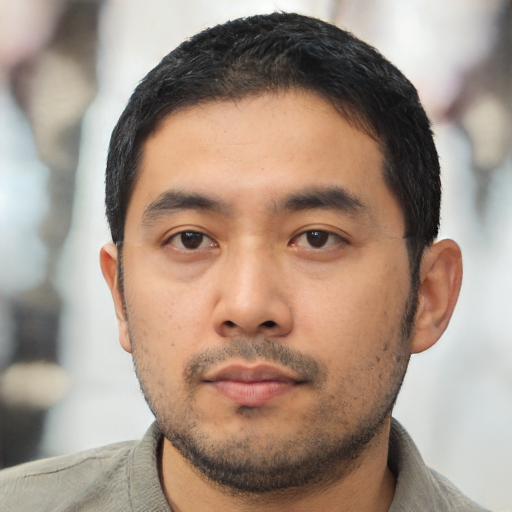
#> input picture teste.jpg, 1024 x 1024 px (shown at 1/2 size)
$ python professor.py
#> lines starting #> are read from the running program, lines starting #| are printed output that depends on the picture
### utils.py
import numpy as np
import matplotlib.pyplot as plt
import cv2
from scipy.fftpack import dctn, idctn


def aplicar_fft(img):
    # Criar o array de fft
    fft = np.zeros_like(img).astype(np.complex128)

    # Realize a FFT (Transformada Rápida de Fourier) em cada canal de cor da imagem de entrada
    fft[:, :, 0] = np.fft.fft2(
        img[:, :, 0].copy().astype(np.float64) - 128, norm="ortho"
    )
    fft[:, :, 1] = np.fft.fft2(
        img[:, :, 1].copy().astype(np.float64) - 128, norm="ortho"
    )
    fft[:, :, 2] = np.fft.fft2(
        img[:, :, 2].copy().astype(np.float64) - 128, norm="ortho"
    )
    return fft


def aplicar_ifft(fft):
    # Inicialize uma matriz para armazenar a nova imagem após a inversa da FFT
    new_img = np.zeros(fft.shape).astype(np.complex128)

    # Realize a inversa da FFT em cada canal de cor para reconstruir a imagem
    new_img[:, :, 0] = np.fft.ifft2(fft[:, :, 0], norm="ortho") + 128
    new_img[:, :, 1] = np.fft.ifft2(fft[:, :, 1], norm="ortho") + 128
    new_img[:, :, 2] = np.fft.ifft2(fft[:, :, 2], norm="ortho") + 128

    return new_img


def superdimensionar_fft(fft_low_res, high_res):
    # Calcule a metade da resolução para a imagem de baixa resolução
    low_res = fft_low_res.shape[:-1]
    half_res = [int(val / 2) for val in low_res]
    top_res = [high_res[i] - low_res[i] + half_res[i] for i in range(2)]

    # Inicialize uma matriz para armazenar a FFT reconstruída para a imagem de baixa resolução
    # (Upscaling pela interpolação de Fourier)
    reconstructed_fft = np.zeros(list(high_res) + [3]).astype(np.complex128)

    # Itere sobre os canais de cor (R, G, B)
    for i in range(3):
        # Copie os valores da FFT do canto superior esquerdo até o limite de baixa resolução
        reconstructed_fft[: half_res[0], : half_res[1], i] = fft_low_res[
            : half_res[0], : half_res[1], i
        ]
        # Copie os valores da FFT do canto superior esquerdo até o canto inferior direito
        # na região de baixa resolução
        reconstructed_fft[: half_res[0], top_res[1] :, i] = fft_low_res[
            : half_res[0], half_res[1] :, i
        ]
        # Copie os valores da FFT do canto inferior esquerdo até o canto superior direito
        # na região de baixa resolução
        reconstructed_fft[top_res[0] :, : half_res[1], i] = fft_low_res[
            half_res[0] :, : half_res[1], i
        ]
        # Copie os valores da FFT do canto inferior esquerdo até o canto inferior direito
        # na região de baixa resolução
        reconstructed_fft[top_res[0] :, top_res[1] :, i] = fft_low_res[
            half_res[0] :, half_res[1] :, i
        ]

    return reconstructed_fft


def subdimensionar_fft(fft_high_res, low_res):
    # Calcule a metade da resolução para a imagem de baixa resolução
    high_res = fft_high_res.shape[:-1]
    half_res = [int(val / 2) for val in low_res]
    top_res = [high_res[i] - low_res[i] + half_res[i] for i in range(2)]

    # Inicialize uma matriz para armazenar a FFT reconstruída para a imagem de baixa resolução
    # (Downscaling pela interpolação de Fourier)
    reconstructed_fft = np.zeros(list(low_res) + [3]).astype(np.complex128)

    # Itere sobre os canais de cor (R, G, B)
    for i in range(3):
        # Copie os valores da FFT do canto superior esquerdo até o limite de baixa resolução
        reconstructed_fft[: half_res[0], : half_res[1], i] = fft_high_res[
            : half_res[0], : half_res[1], i
        ]
        # Copie os valores da FFT do canto superior esquerdo até o canto inferior direito
        # na região de baixa resolução
        reconstructed_fft[: half_res[0], half_res[1] :, i] = fft_high_res[
            : half_res[0], top_res[1] :, i
        ]
        # Copie os valores da FFT do canto inferior esquerdo até o canto superior direito
        # na região de baixa resolução
        reconstructed_fft[half_res[0] :, : half_res[1], i] = fft_high_res[
            top_res[0] :, : half_res[1], i
        ]
        # Copie os valores da FFT do canto inferior esquerdo até o canto inferior direito
        # na região de baixa resolução
        reconstructed_fft[half_res[0] :, half_res[1] :, i] = fft_high_res[
            top_res[0] :, top_res[1] :, i
        ]

    return reconstructed_fft


# Definir uma função para a Transformada Cosseno Discreta 2D (DCT)
# [23 lines left out: functions dct2, block_dct, not called in this run]


# Definir uma função para a Transformada Cosseno Inversa Discreta 2D (IDCT)
def idct2(a):
    return np.clip(np.round(idctn(a, norm="ortho") + 128), 0, 255).astype(np.uint8)


# Definir uma função para realizar IDCT em blocos em uma imagem
# [55 lines left out: functions block_idct, dct_img, idct_img, not called in this run]


# Definir uma função para converter uma imagem para o espaço de cor LAB
def converter_lab(img: np.ndarray):
    return cv2.cvtColor(img, cv2.COLOR_RGB2LAB)


# Definir uma função para converter uma imagem de LAB para RGB
def converter_rgb(img: np.ndarray):
    return cv2.cvtColor(img, cv2.COLOR_LAB2RGB)


# Definir uma função para subamostragem de croma
# [8 lines left out: function subamostragem_croma, not called in this run]


# Definir uma função para carregar uma imagem
def carregar_imagem(caminho):
#> called with caminho = './teste.jpg'
    if "CR2" not in caminho:
        img = cv2.imread(caminho, cv2.IMREAD_COLOR)
#> img is the input picture: shape (1024, 1024, 3); mean B, G, R 132.4, 146.5, 166
        img = cv2.cvtColor(img, cv2.COLOR_BGR2RGB)

    return img


# Definir uma função para exibir uma imagem
def mostrar_img(img):
    plt.imshow(img)
    plt.show()


# Definir uma função para salvar uma imagem
def salvar_imagem(caminho: str, matriz_imagem):
    img = cv2.cvtColor(matriz_imagem, cv2.COLOR_RGB2BGR)
    cv2.imwrite(caminho, img)

### professor.py
# Importe as bibliotecas necessárias
import utils
import numpy as np
import cv2

# Carregue a imagem de entrada usando uma função de utilidade personalizada "carregar_imagem"
img = utils.carregar_imagem("./teste.jpg")

# Obtenha a resolução (forma) da imagem de entrada
res = img.shape[:-1]
#> res = (1024, 1024)

scaling = 8

# Calcule a resolução para a imagem de baixa resolução (a metade da resolução original)
low_res = [int(val / scaling) for val in res]
#> low_res = [128, 128]

# Realize a FFT (Transformada Rápida de Fourier) em cada canal de cor da imagem de entrada
fft_high_res = utils.aplicar_fft(img)

# Exiba o logaritmo dos valores absolutos da FFT (usado para visualização)
utils.mostrar_img(np.log(np.abs(fft_high_res[:, :, 0]) + 1))
#> in mostrar_img, `plt.show()`:
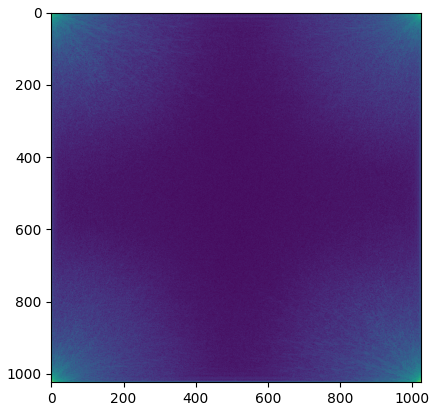
#> figure drawn by matplotlib, 1 panel

# Armazenar a FFT subdimensionada para retirar os valores de frequência altos
reconstructed_fft = utils.subdimensionar_fft(fft_high_res, low_res)

# Aplicar a inversa da FFT na FFT subdimensionada
new_low_res_img = utils.aplicar_ifft(reconstructed_fft / scaling)

# Arredonde a parte real da imagem de baixa resolução, divida por "scaling" (diminuiu o tamanho da imagem em "scaling" em cada eixo), limite os valores a [0, 255] e converta para inteiros sem sinal de 8 bits
new_low_res_img = np.round(np.clip(np.real(new_low_res_img), 0, 255)).astype(np.uint8)
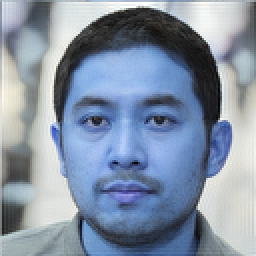
#> new_low_res_img: shape (128, 128, 3) (shown 2 times larger); mean of channels 0, 1, 2 166, 146.5, 132.4; drawn as B, G, R

# Salve a imagem de baixa resolução reconstruída
utils.salvar_imagem("imagem_fft_subamostrada.jpg", new_low_res_img)

# Retornar a FFT ao normal
reconstructed_fft = utils.superdimensionar_fft(reconstructed_fft, res)

# Exiba o logaritmo dos valores absolutos da FFT reconstruída
utils.mostrar_img(np.log(np.abs(reconstructed_fft[:, :, 0]) + 1))
#> in mostrar_img (call 2), `plt.show()`:
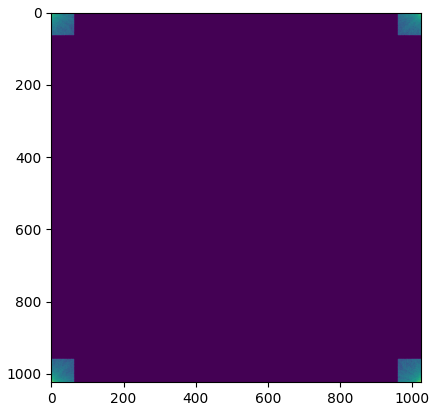
#> figure drawn by matplotlib, 1 panel

# Aplicar a inversa da FFT
new_img = utils.aplicar_ifft(reconstructed_fft)

# Arredonde a parte real da imagem, limite os valores a [0, 255] e converta para inteiros sem sinal de 8 bits
new_img = np.round(np.clip(np.real(new_img), 0, 255)).astype(np.uint8)
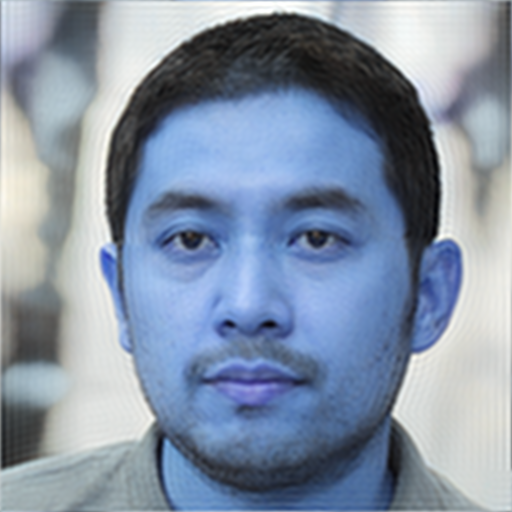
#> new_img: shape (1024, 1024, 3) (shown at 1/2 size); mean of channels 0, 1, 2 166, 146.5, 132.4; drawn as B, G, R

# Salve a imagem de alta resolução reconstruída ("comprimida")
utils.salvar_imagem("imagem_fft_comprimida.jpg", new_img)

# Redimensione a imagem original para baixa resolução usando o OpenCV
low_res_img = cv2.resize(img, low_res)
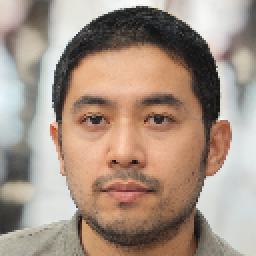
#> low_res_img: shape (128, 128, 3) (shown 2 times larger); mean R, G, B 166.1, 146.6, 132.5

# Realize a FFT em cada canal de cor da imagem de baixa resolução
fft_low_res = utils.aplicar_fft(low_res_img)

# Superdimensionar a FFT da imagem de baixa resolução
reconstructed_fft2 = utils.superdimensionar_fft(fft_low_res, res)

# Exiba o logaritmo dos valores absolutos da FFT reconstruída para a imagem de baixa resolução
utils.mostrar_img(np.log(np.abs(reconstructed_fft2[:, :, 0]) + 1))

# Aplicar a inversa da FFT
new_low_res_img = utils.aplicar_ifft(reconstructed_fft2 * scaling)

# Arredonde a parte real da imagem de baixa resolução, multiplique por 2 (aumentou o tamanho da imagem em 2 em cada eixo), limite os valores a [0, 255] e converta para inteiros sem sinal de 8 bits
new_low_res_img = np.round(np.clip(np.real(new_low_res_img), 0, 255)).astype(np.uint8)
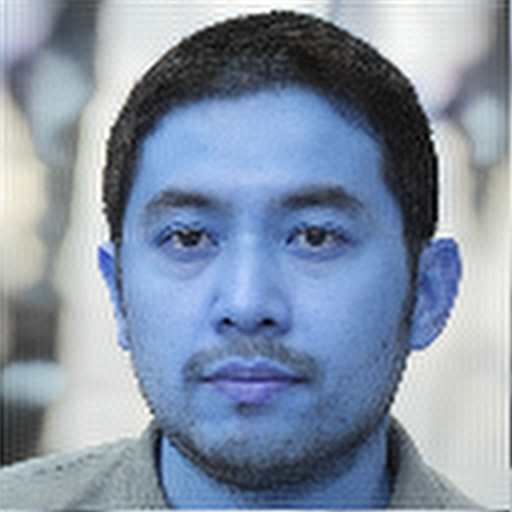
#> new_low_res_img: shape (1024, 1024, 3) (shown at 1/2 size); mean of channels 0, 1, 2 166.1, 146.6, 132.5; drawn as B, G, R

# Salve a imagem de baixa resolução reconstruída
utils.salvar_imagem("imagem_fft_amostrada.jpg", new_low_res_img)
